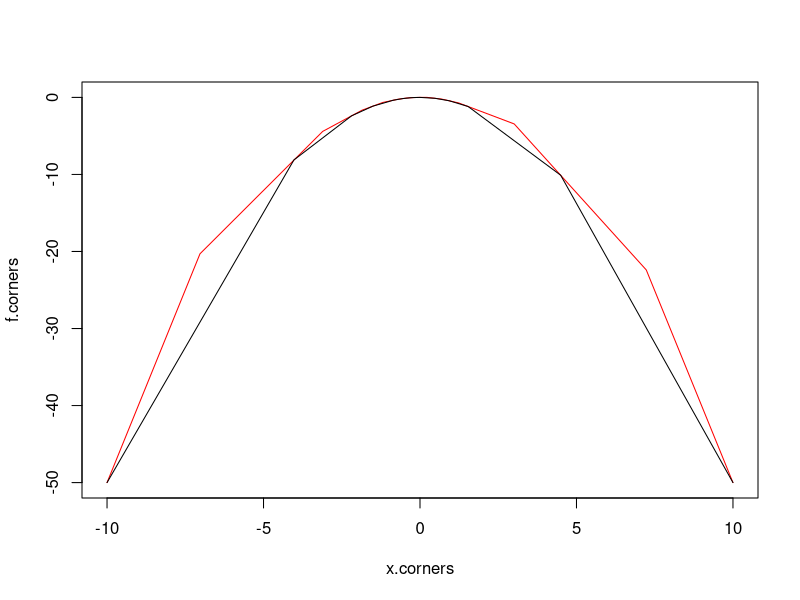
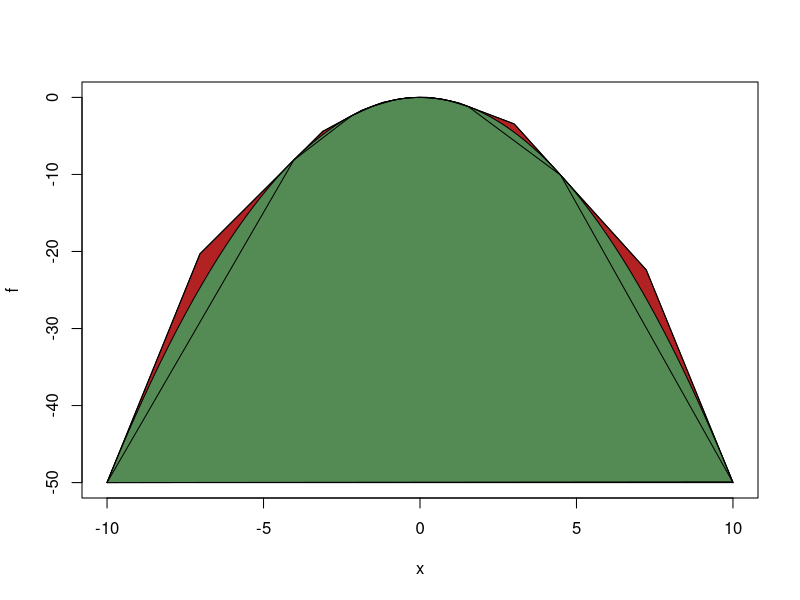
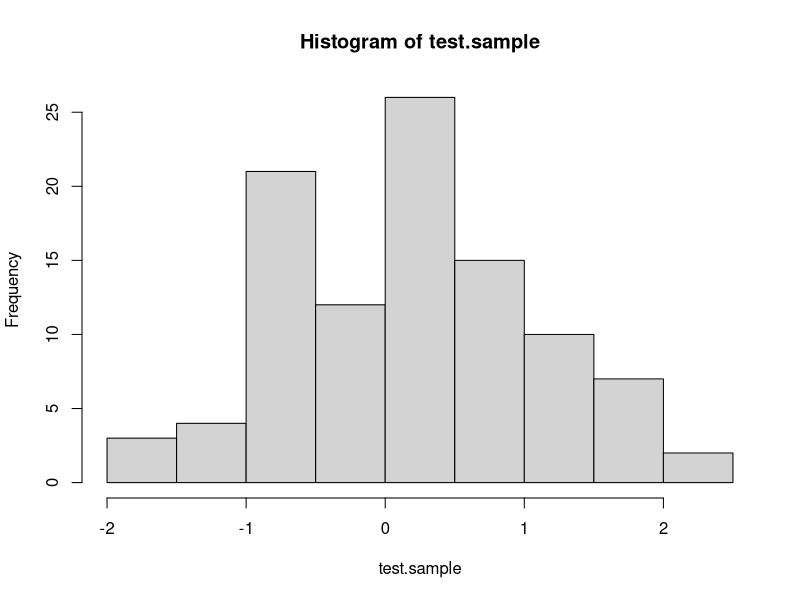
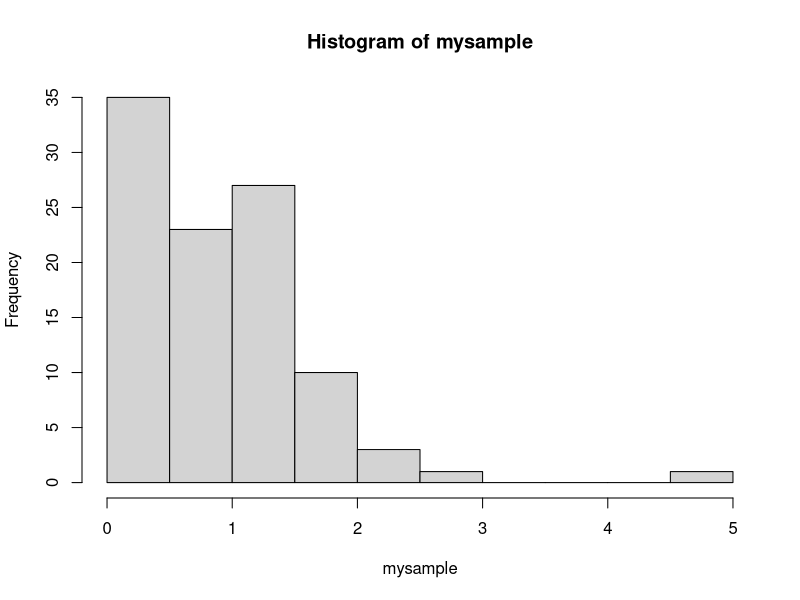
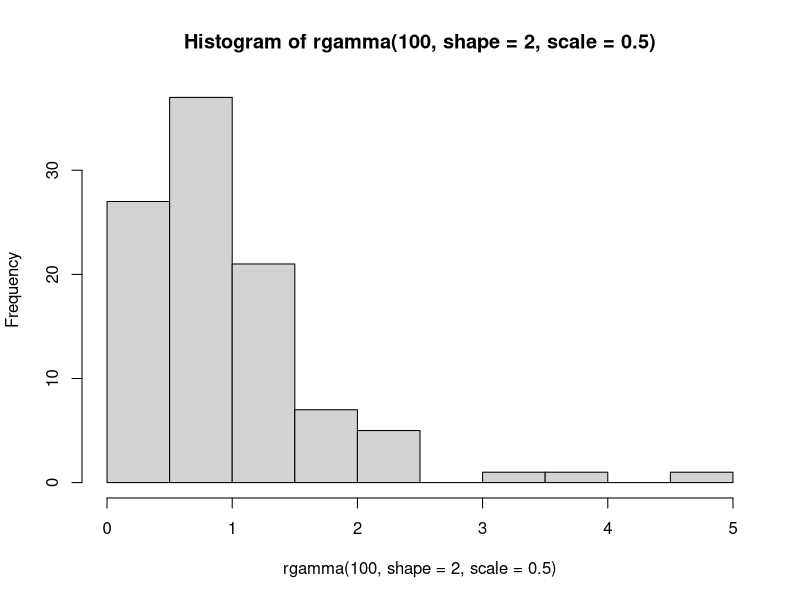
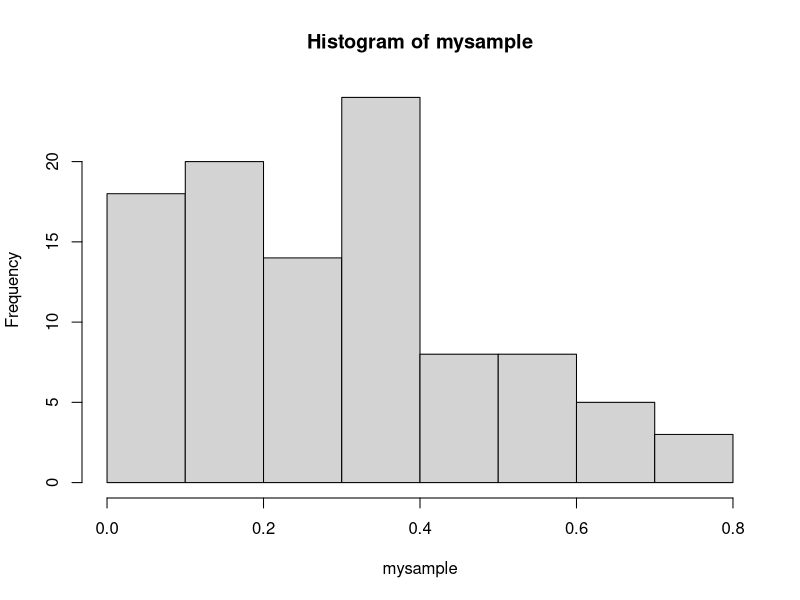
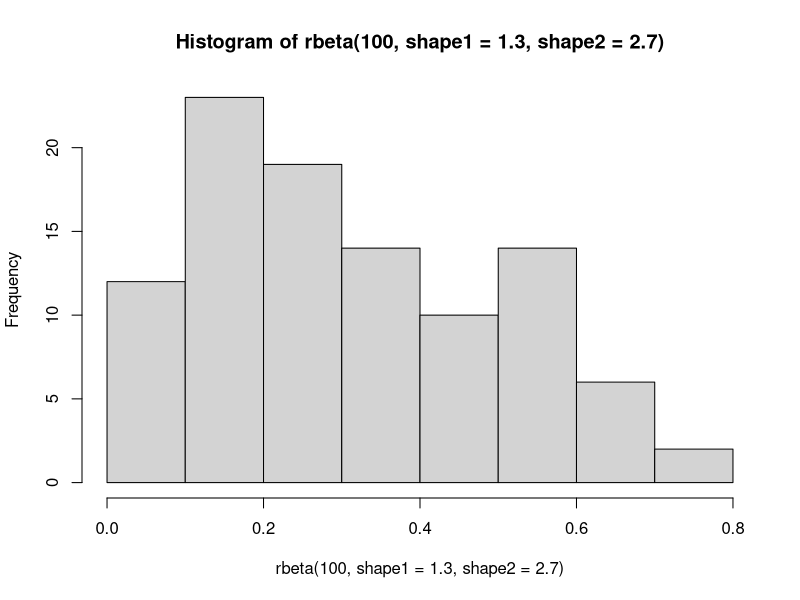

These charts were generated, in order, by the following R code:
###################
## Going further ##
###################

# 1. Option to ars() could be log.transformed.f = F
# 2. Derivative of the function can be given by users as: => DONE
# 3. Figure out what to do when x.cand is element in x.vec => DONE
# 4. Give the option to give function as input in another way 
# 5. Find a way to do the convexity check of f by evaluating fewer f
# 6. Take unbounded domains into consideration => DONE in ver7: ars() in R has starting points as input, can we do in the same way?
# 7. Include the convexity check => DONE
# 8. Can we set the three starting points as a user input and default of the points as (-4,1,4) (to make our life easier)? => DONE in ver7

##############
## Comments ##
##############

# 1. "f" is the log of the users density function
# 2. "dom" is the domain defined for the density
# 3. "n" is the requested number of sample elements
# 4. The candidates, x.cand, for a sample value are drawn from the density
#     defined by the upper bound of f. First x.cand is drawn from a equidistant
#     set in dom, with steps 2*dx. The candidate is then adjusted by U(-dx,dx),
#     in order to cover dom.
# 5. Setting plot.type = "acceptance" depend on evaluating f a lot of times and
#     should not be done when f is expensive to evaluate.

###################
## Sub-functions ##
###################
library(numDeriv)

# f convexity check
is.convex = function(f,dom){
  x.seq <- seq(dom[1],dom[2], l=100)
  for (i in 3:100){
    if((f(x.seq[i])-f(x.seq[i-1])) > (f(x.seq[i-1])-f(x.seq[i-2]))) stop("Error: The distribution is not log concave!")
  }
}

# Evaluate lower bound at x
lower = function(x, x.vec, f.vec){
  l = max(which(x>x.vec))
  return(f(x.vec[l])+(x-x.vec[l])*((f.vec[l+1]-f.vec[l])/(x.vec[l+1]-x.vec[l])))
}

# Evaluate upper bound at x
upper = function(x, x.vec, f.vec, d.vec){
  l = max(which(x>x.vec))
  return(min(f.vec[l]+(x-x.vec[l])*d.vec[l],f.vec[l+1]+(x-x.vec[l+1])*d.vec[l+1]))
}

# Plot of the acceptance region and bounds
boundary.plot = function(x.vec,f.vec,d.vec,x.temp,with.f = F, f=F){
  # Create upper bound
  nvec = length(x.vec)
  x.center = rep(NA,nvec-1)
  f.center = x.center
  for (i in 1:(nvec-1)){
    a=sapply(x.temp, function(x){
      f.vec[i]+(x-x.vec[i])*d.vec[i]>(f.vec[i+1]+(x-x.vec[i+1])*d.vec[i+1])})
    x.center[i] = x.temp[which(diff(a)!=0)]
    f.center[i] = f.vec[i]+(x.center[i]-x.vec[i])*d.vec[i]
  }
  x.corners = c(x.vec[1],x.center,x.vec[nvec])
  f.corners = c(f.vec[1],f.center,f.vec[nvec])
  
  # Plot
  if(with.f==T){
    plot(f, xlim=dom, lwd =1)
    polygon(c(x.corners,x.vec[1]),c(f.corners,f.vec[1]),col="firebrick")
    polygon(c(x.temp,x.vec[1]),c(f(x.temp),f.vec[1]),col="palegreen4")
    lines(x.corners,f.corners, lwd=1)
  } else{
    plot(x.corners,f.corners, type = "l",lty =1, lwd=1, col="red")
  }
  lines(x.vec,f.vec, lwd =1)
}

###################
## Main function ##
###################

ars = function(f, df = NA, x.start = NA, dom, n, plot.type = "none"){ 
  
  set.seed(200)
  is.convex(f,dom) 
  x.out=rep(NA,n)
  if(length(x.start) == 3) {x.vec = x.start} else {x.vec = c(dom[1],mean(c(dom[1],dom[2])),dom[2])}
  f.vec = f(x.vec)
  if(class(df)=="function") {d.vec=df(x.vec)} else {d.vec = grad(f,x.vec)}
  dx = 1e-2
  x.temp = seq(x.vec[1]+dx,x.vec[3]-dx,2*dx)
  i = 1
  
  while(i<=n){
    u = runif(1,0,1)
    x.cand = sample(x.temp[!x.temp %in% x.out],size=1,prob=sapply(x.temp[!x.temp %in% x.out], function(x){
      exp(upper(x,x.vec,f.vec,d.vec))}))
    x.cand = runif(1,x.cand-dx,x.cand+dx)
    
    if(u <= exp(lower(x.cand,x.vec,f.vec)-upper(x.cand,x.vec,f.vec,d.vec))) {
      x.out[i] = x.cand
      i=i+1
    }else{
      f.cand = f(x.cand)
      if(u <= exp(f.cand-upper(x.cand,x.vec,f.vec,d.vec))){
        x.out[i] = x.cand
        i = i+1
      }
      l = max(which(x.cand>x.vec))
      x.vec = append(x.vec,x.cand,after=l)
      f.vec = append(f.vec,f.cand,after=l)
      if(class(df)=="function") {d.vec = append(d.vec,df(x.cand),after=l)} else {d.vec = append(d.vec,grad(f,x.cand),after=l)}
    }
  }
  
  if(plot.type == "bounds"){
    boundary.plot(x.vec,f.vec,d.vec, x.temp, with.f=F)
  }
  if(plot.type == "acceptance"){
    boundary.plot(x.vec,f.vec,d.vec, x.temp, with.f=T, f)
  }
  
  return(x.out)
}


##########
## test ##
##########

# User input
f = function(x) {-(1/2)*(x)^2}
df = function(x) {-x}
dom = c(-10,10)
n = 100

# Draw a sample using ars()
test.sample = ars(f,df=NA,x.start=NA,dom,n)
test.sample = ars(f,df=NA,x.start=NA,dom,n,plot.type="bounds")
test.sample = ars(f,df=NA,x.start=NA,dom,n,plot.type="acceptance")

test.sample = ars(f,df,x.start=c(-4,1,4),dom,n) # Domain and starting points are repetitive information?

hist(test.sample)


#########################################
## Tests for complicated distributions ##
#########################################

# Example 01: gamma(2,0.5)
f <- function(x,shape=2,scale=0.5){(shape-1)*log(x)-x/scale}
df <- function(x,shape=2,scale=0.5) {(shape-1)/x-1/scale}
dom = c(0.001,10)
n = 100
mysample <- ars(f,df,x.start=NA,dom,n)
mysample
hist(mysample) 
hist(rgamma(100,shape=2,scale=0.5))

#Example 02: beta(1.3,2.7)
f <- function(x,a=1.3,b=2.7){(a-1)*log(x)+(b-1)*log(1-x)}
df <- function(x,a=1.3,b=2.7){(a-1)/x-(b-1)/(1-x)}
dom = c(0.001,0.999)
mysample <- ars(f,df,x.start=NA,dom,n)
mysample
hist(mysample)
hist(rbeta(100,shape1=1.3,shape2=2.7))
